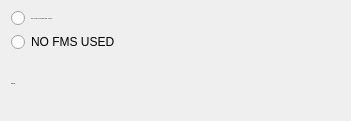
              <widget class="QFrame" name="frame">
               <property name="minimumSize">
                <size>
                 <width>351</width>
                 <height>121</height>
                </size>
               </property>
               <property name="maximumSize">
                <size>
                 <width>351</width>
                 <height>121</height>
                </size>
               </property>
               <layout class="QVBoxLayout" name="verticalLayout_29">
                <item>
                 <widget class="QRadioButton" name="fms_use_use">
                  <property name="font">
                   <font>
                    <family>Inter</family>
                    <pointsize>-1</pointsize>
                    <weight>50</weight>
                    <bold>false</bold>
                   </font>
                  </property>
                  <property name="text">
                   <string>FMS 1 OR FMS 2 USED AND LABEL 351 VALID</string>
                  </property>
                  <property name="checkable">
                   <bool>true</bool>
                  </property>
                  <property name="checked">
                   <bool>false</bool>
                  </property>
                  <attribute name="buttonGroup">
                   <string notr="true">buttonGroup_25</string>
                  </attribute>
                 </widget>
                </item>
                <item>
                 <widget class="QRadioButton" name="fms_use_nuse">
                  <property name="text">
                   <string>NO FMS USED</string>
                  </property>
                  <property name="checkable">
                   <bool>true</bool>
                  </property>
                  <attribute name="buttonGroup">
                   <string notr="true">buttonGroup_25</string>
                  </attribute>
                 </widget>
                </item>
                <item>
                 <widget class="QLabel" name="label_46">
                  <property name="font">
                   <font>
                    <family>Inter</family>
                    <pointsize>-1</pointsize>
                    <weight>75</weight>
                    <bold>true</bold>
                   </font>
                  </property>
                  <property name="text">
                   <string>FMS USE</string>
                  </property>
                 </widget>
                </item>
               </layout>
              </widget>
